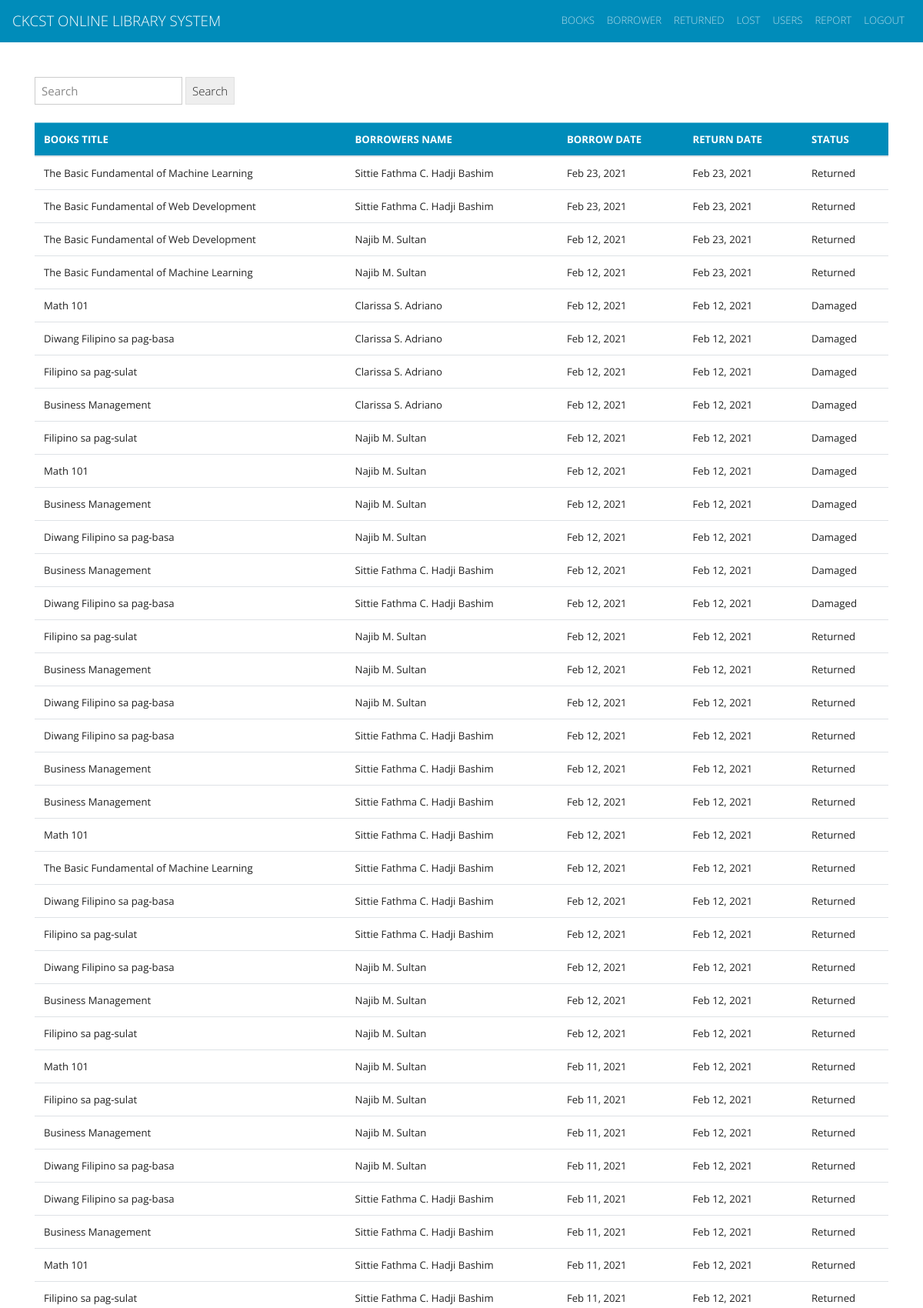
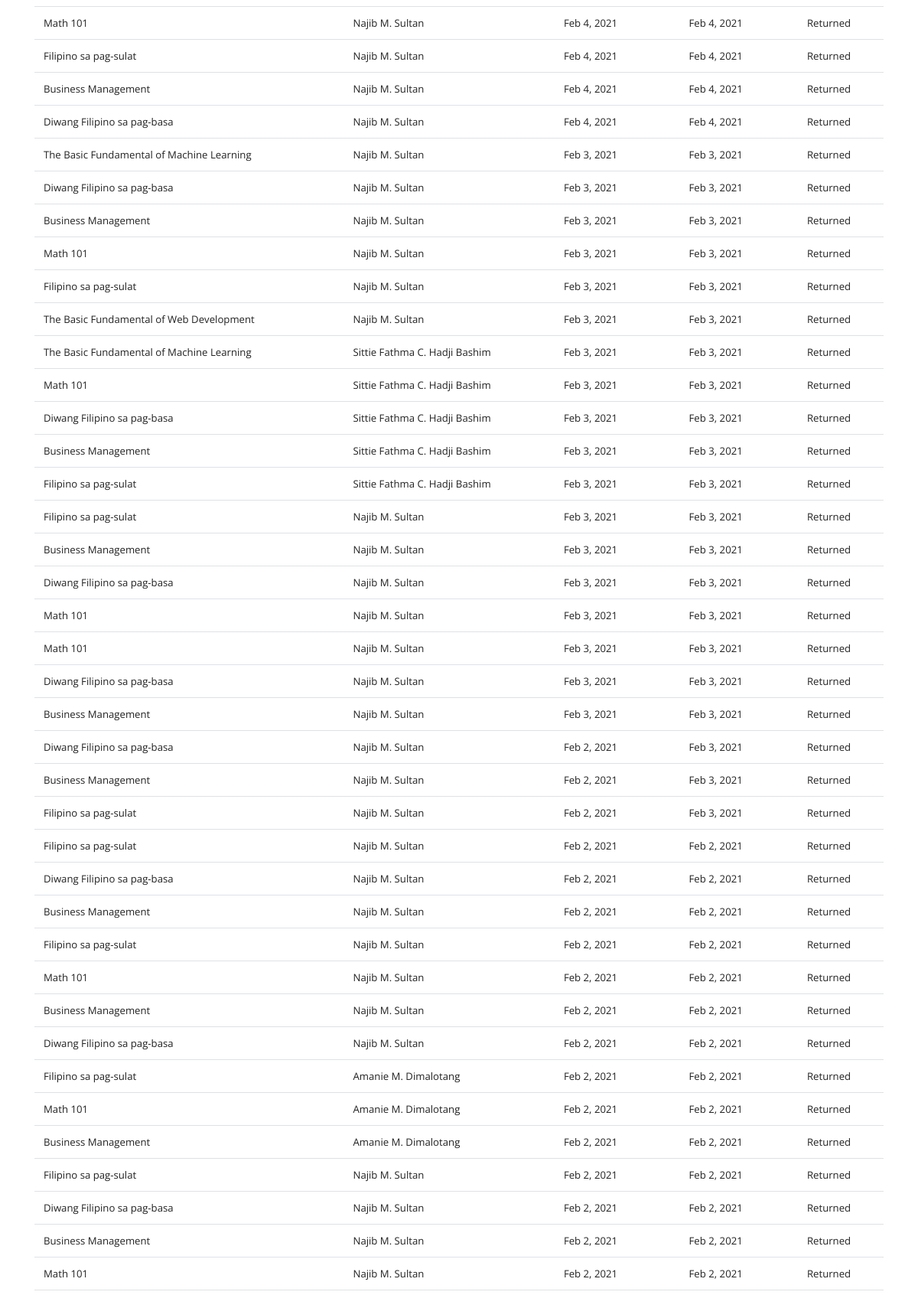
/pages/result_returned.php (signed in, upper part), run on the app's committed database (2 pictures, top to bottom).
### tables this page shows
CREATE TABLE `books_list` (
  `books_id` int(11) NOT NULL,
  `title` varchar(255) NOT NULL,
  `author` varchar(255) NOT NULL,
  `year_published` varchar(255) NOT NULL,
  `status` varchar(255) NOT NULL
);

CREATE TABLE `users_list` (
  `users_id` int(11) NOT NULL,
  `name` varchar(255) NOT NULL,
  `email` varchar(255) NOT NULL,
  `username` varchar(255) NOT NULL,
  `userpassword` varchar(255) NOT NULL,
  `access` varchar(255) NOT NULL,
  `status` varchar(255) NOT NULL
);

CREATE TABLE `borrows_list` (
  `borrows_id` int(11) NOT NULL,
  `books_id` int(11) NOT NULL,
  `users_id` int(11) NOT NULL,
  `status` varchar(255) NOT NULL,
  `date_added` timestamp NOT NULL DEFAULT CURRENT_TIMESTAMP
);

CREATE TABLE `returns_list` (
  `returns_id` int(11) NOT NULL,
  `borrow_id` int(11) NOT NULL,
  `date_added` datetime NOT NULL DEFAULT CURRENT_TIMESTAMP,
  `status` varchar(255) NOT NULL
);

### pages/result_returned.php (the view, shortened to what this page needs)
<?php
include_once("../template/header_login.php");
$con = connection();
$search = $_GET['search'];
$sql = "SELECT returns_list.returns_id AS return_id, books_list.title AS book_name,
users_list.name AS borrower_name, borrows_list.date_added AS borrow_date, returns_list.date_added AS return_date,
returns_list.status AS transaction_status
FROM books_list
INNER JOIN borrows_list
ON books_list.books_id = borrows_list.books_id
INNER JOIN returns_list
ON borrows_list.borrows_id = returns_list.borrow_id
INNER JOIN users_list
ON borrows_list.users_id = users_list.users_id
WHERE (books_list.title LIKE '%$search%' OR users_list.name LIKE '%$search%')
ORDER BY return_date DESC ";
$returns = $con->query($sql) or die ($con->error);
$returns_row = $returns->fetch_assoc();
?>
        <form class="form-inline my-2 my-lg-0" action="result_returned.php" method="get">
        <input class="form-control mr-sm-1" type="text" placeholder="Search"
      id="search" name="search">
        <button class="btn btn-secondary my-2 my-sm-0" id="search" type="submit">Search</button>
        </form>
  <br>
      <table class = "table table-hover">
      <thead>
          <tr class="table-primary">
              <th>BOOKS TITLE</th>
              <th>BORROWERS NAME</th>
              <th>BORROW DATE</th>
              <th>RETURN DATE</th>
              <th>STATUS</th>
          </tr>
      </thead>
      <tbody>
          <?php do{  ?>
              <tr>
                  <td><?php echo $returns_row['book_name']; ?></td>
                  <td><?php echo $returns_row['borrower_name']; ?></td>
                  <td><?php echo date('M j, Y',strtotime($returns_row['borrow_date'])); ?></td>
                  <td><?php echo date('M j, Y',strtotime($returns_row['return_date'])); ?></td>
                  <td><?php echo $returns_row['transaction_status']; ?></td>
              </tr>
           <?php }while($returns_row = $returns->fetch_assoc())  ?>
      </tbody>
  </table>
<?php include("../template/footer.php"); ?>

### data on the page
books_list: title "The Basic Fundamental of Machine Learning", users_list.name "Sittie Fathma C. Hadji Bashim", borrows_list.date_added "Feb 23, 2021", returns_list.date_added "Feb 23, 2021", returns_list.status "Returned", users_list.name "Najib M. Sultan", borrows_list.date_added "Feb 12, 2021", returns_list.date_added "Feb 12, 2021", borrows_list.date_added "Feb 3, 2021", returns_list.date_added "Feb 3, 2021"
books_list: title "The Basic Fundamental of Web Development", users_list.name "Sittie Fathma C. Hadji Bashim", borrows_list.date_added "Feb 23, 2021", returns_list.date_added "Feb 23, 2021", returns_list.status "Returned", users_list.name "Najib M. Sultan", borrows_list.date_added "Feb 12, 2021", borrows_list.date_added "Feb 3, 2021", returns_list.date_added "Feb 3, 2021"
books_list: title "Math 101", users_list.name "Clarissa S. Adriano", borrows_list.date_added "Feb 12, 2021", returns_list.date_added "Feb 12, 2021", returns_list.status "Damaged", users_list.name "Najib M. Sultan", users_list.name "Sittie Fathma C. Hadji Bashim", returns_list.status "Returned", borrows_list.date_added "Feb 11, 2021", borrows_list.date_added "Feb 4, 2021", returns_list.date_added "Feb 4, 2021", borrows_list.date_added "Feb 3, 2021", returns_list.date_added "Feb 3, 2021", borrows_list.date_added "Feb 2, 2021", returns_list.date_added "Feb 2, 2021", users_list.name "Amanie M. Dimalotang"
books_list: title "Diwang Filipino sa pag-basa", users_list.name "Clarissa S. Adriano", borrows_list.date_added "Feb 12, 2021", returns_list.date_added "Feb 12, 2021", returns_list.status "Damaged", users_list.name "Najib M. Sultan", users_list.name "Sittie Fathma C. Hadji Bashim", returns_list.status "Returned", borrows_list.date_added "Feb 11, 2021", borrows_list.date_added "Feb 4, 2021", returns_list.date_added "Feb 4, 2021", borrows_list.date_added "Feb 3, 2021", returns_list.date_added "Feb 3, 2021", borrows_list.date_added "Feb 2, 2021", returns_list.date_added "Feb 2, 2021"
books_list: title "Filipino sa pag-sulat", users_list.name "Clarissa S. Adriano", borrows_list.date_added "Feb 12, 2021", returns_list.date_added "Feb 12, 2021", returns_list.status "Damaged", users_list.name "Najib M. Sultan", returns_list.status "Returned", users_list.name "Sittie Fathma C. Hadji Bashim", borrows_list.date_added "Feb 11, 2021", borrows_list.date_added "Feb 4, 2021", returns_list.date_added "Feb 4, 2021", borrows_list.date_added "Feb 3, 2021", returns_list.date_added "Feb 3, 2021", borrows_list.date_added "Feb 2, 2021", returns_list.date_added "Feb 2, 2021", users_list.name "Amanie M. Dimalotang"
books_list: title "Business Management", users_list.name "Clarissa S. Adriano", borrows_list.date_added "Feb 12, 2021", returns_list.date_added "Feb 12, 2021", returns_list.status "Damaged", users_list.name "Najib M. Sultan", users_list.name "Sittie Fathma C. Hadji Bashim", returns_list.status "Returned", borrows_list.date_added "Feb 11, 2021", borrows_list.date_added "Feb 4, 2021", returns_list.date_added "Feb 4, 2021", borrows_list.date_added "Feb 3, 2021", returns_list.date_added "Feb 3, 2021", borrows_list.date_added "Feb 2, 2021", returns_list.date_added "Feb 2, 2021", users_list.name "Amanie M. Dimalotang"
